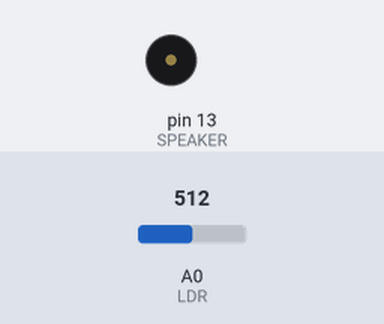
The sketch below on a simulated Arduino Uno, built with avr-gcc and run on an emulated ATmega328P. Shown: buzzer (waves = sounding). The inputs (shaded band) are chosen by the test bench; at power-on: A0 (LDR) = 512.

Above: at 1.2 s.
1.3 s: A0 (LDR) set to 535
At 2.4 s:
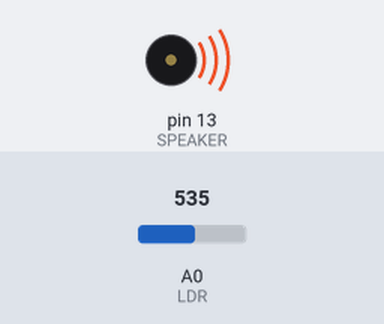
Timing chart, 0 to 4.3 s (numbered marks = the images above; inputs shaded):
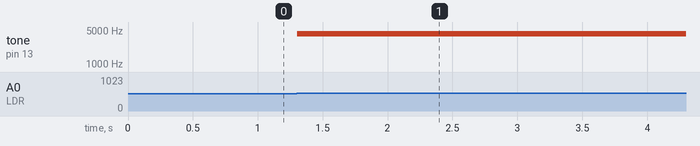

The sketch:

Theremin.ino
```cpp
#define FREQ_MIN 100  // minimum frequency value
#define FREQ_MAX 4000  // maximum frequency value
#define SPEAKER 13   // pin the speaker is connected to
#define LDR A0    // pin the light sensor is connected to
int Cal_Level;

void setup() //runs once at startup
{
Cal_Level = analogRead(LDR);  // read the sensor and put the result into CAL_Level

}

void loop() // runs for ever
{
int Note = analogRead(LDR);

if (Note - Cal_Level > 10)
  {
  Note = map(Note, Cal_Level, FREQ_MIN, FREQ_MAX,0);
  tone (SPEAKER, Note, 15);    // play a tone on the speaker
  }
  delay(10);   // add a small delay
}
```

Measured:
- the behaviour switches between 522 and 523 on A0 (LDR) (found by bisection; images 0 and 1)
- after the input at 1.3 s, tone on pin 13 (SPEAKER): silent → 4223 Hz at once
